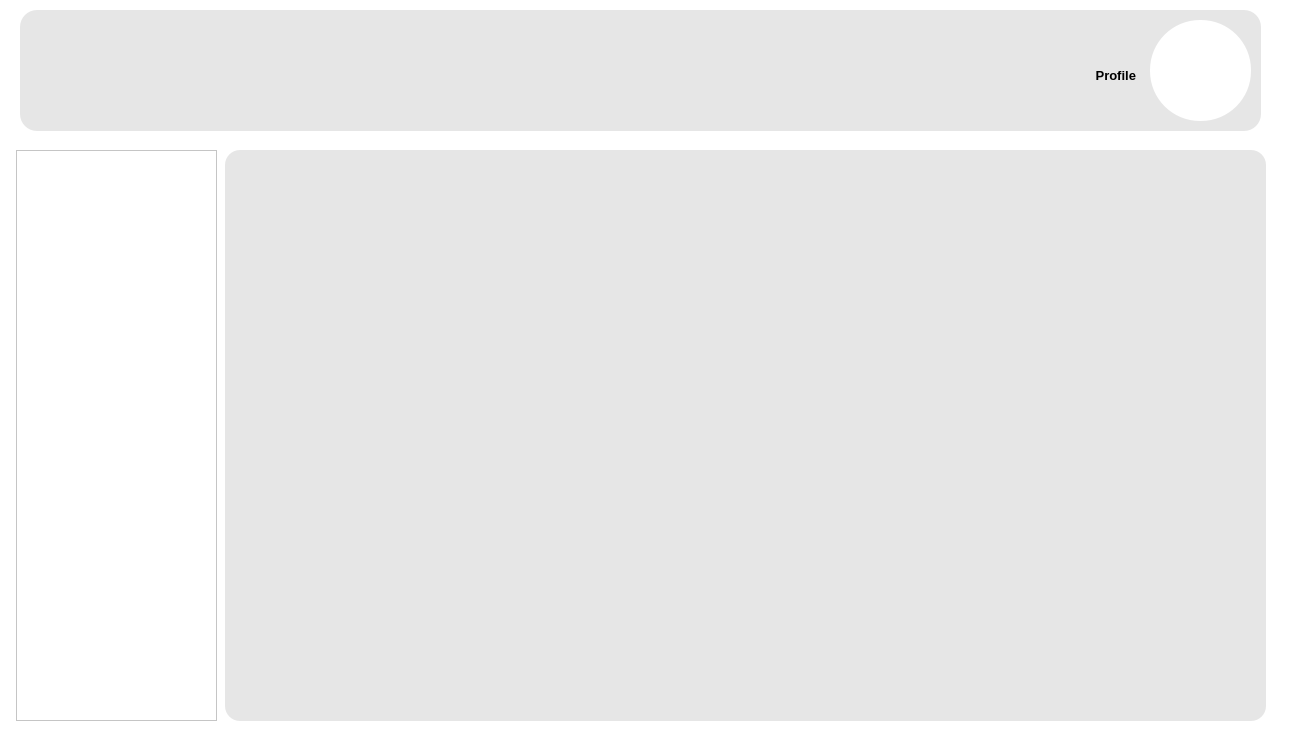
<?xml version="1.0" encoding="UTF-8"?>
<ui version="4.0">
 <class>Home</class>
 <widget class="QMainWindow" name="Home">
  <property name="geometry">
   <rect>
    <x>0</x>
    <y>0</y>
    <width>1302</width>
    <height>752</height>
   </rect>
  </property>
  <property name="windowTitle">
   <string>Home</string>
  </property>
  <property name="styleSheet">
   <string notr="true">background-color: #fff;</string>
  </property>
  <widget class="QWidget" name="centralwidget">
   <widget class="QStackedWidget" name="mainPanel">
    <property name="geometry">
     <rect>
      <x>-10</x>
      <y>140</y>
      <width>1291</width>
      <height>614</height>
     </rect>
    </property>
    <property name="styleSheet">
     <string notr="true">background-color: rgba(255, 255, 255, 255);</string>
    </property>
    <property name="currentIndex">
     <number>0</number>
    </property>
    <widget class="QWidget" name="page">
     <widget class="QStackedWidget" name="homePagePanel">
      <property name="geometry">
       <rect>
        <x>235</x>
        <y>10</y>
        <width>1041</width>
        <height>571</height>
       </rect>
      </property>
      <property name="styleSheet">
       <string notr="true">background-color: rgb(230, 230, 230);
border-radius: 15px;</string>
      </property>
      <property name="currentIndex">
       <number>-1</number>
      </property>
     </widget>
     <widget class="QFrame" name="sideBarFrame">
      <property name="geometry">
       <rect>
        <x>26</x>
        <y>10</y>
        <width>201</width>
        <height>571</height>
       </rect>
      </property>
      <property name="frameShape">
       <enum>QFrame::StyledPanel</enum>
      </property>
      <property name="frameShadow">
       <enum>QFrame::Raised</enum>
      </property>
     </widget>
    </widget>
    <widget class="QWidget" name="page_2">
     <widget class="QStackedWidget" name="loginPaneStack">
      <property name="geometry">
       <rect>
        <x>0</x>
        <y>20</y>
        <width>1291</width>
        <height>587</height>
       </rect>
      </property>
      <property name="styleSheet">
       <string notr="true">background-color: rgb(255, 255, 255);
border-radius: 20px;</string>
      </property>
      <property name="currentIndex">
       <number>1</number>
      </property>
      <widget class="QWidget" name="page_3">
       <widget class="QLabel" name="label_3">
        <property name="geometry">
         <rect>
          <x>313</x>
          <y>100</y>
          <width>611</width>
          <height>71</height>
         </rect>
        </property>
        <property name="font">
         <font>
          <pointsize>36</pointsize>
          <weight>75</weight>
          <bold>true</bold>
         </font>
        </property>
        <property name="styleSheet">
         <string notr="true">capacity: 30;</string>
        </property>
        <property name="text">
         <string>CREATE NEW ACCOUNT</string>
        </property>
        <property name="alignment">
         <set>Qt::AlignCenter</set>
        </property>
       </widget>
       <widget class="QLabel" name="label_9">
        <property name="geometry">
         <rect>
          <x>283</x>
          <y>230</y>
          <width>111</width>
          <height>41</height>
         </rect>
        </property>
        <property name="font">
         <font>
          <pointsize>12</pointsize>
         </font>
        </property>
        <property name="text">
         <string>Username: </string>
        </property>
       </widget>
       <widget class="QLabel" name="label_10">
        <property name="geometry">
         <rect>
          <x>283</x>
          <y>290</y>
          <width>111</width>
          <height>41</height>
         </rect>
        </property>
        <property name="font">
         <font>
          <pointsize>12</pointsize>
         </font>
        </property>
        <property name="text">
         <string>Password: </string>
        </property>
       </widget>
       <widget class="QLineEdit" name="signUpUname">
        <property name="geometry">
         <rect>
          <x>433</x>
          <y>230</y>
          <width>391</width>
          <height>41</height>
         </rect>
        </property>
        <property name="font">
         <font>
          <pointsize>12</pointsize>
         </font>
        </property>
        <property name="styleSheet">
         <string notr="true">background-color: rgb(230, 230, 230);
border-radius: 5px;</string>
        </property>
        <property name="placeholderText">
         <string/>
        </property>
       </widget>
       <widget class="QLabel" name="label_11">
        <property name="geometry">
         <rect>
          <x>283</x>
          <y>340</y>
          <width>111</width>
          <height>41</height>
         </rect>
        </property>
        <property name="font">
         <font>
          <pointsize>12</pointsize>
         </font>
        </property>
        <property name="text">
         <string>Re-enter:</string>
        </property>
       </widget>
       <widget class="QLineEdit" name="signUpPwTxt">
        <property name="geometry">
         <rect>
          <x>433</x>
          <y>290</y>
          <width>391</width>
          <height>41</height>
         </rect>
        </property>
        <property name="font">
         <font>
          <pointsize>12</pointsize>
         </font>
        </property>
        <property name="styleSheet">
         <string notr="true">background-color: rgb(230, 230, 230);
border-radius: 5px;</string>
        </property>
        <property name="echoMode">
         <enum>QLineEdit::Password</enum>
        </property>
       </widget>
       <widget class="QLineEdit" name="signUpPwTxt_re">
        <property name="geometry">
         <rect>
          <x>433</x>
          <y>340</y>
          <width>391</width>
          <height>41</height>
         </rect>
        </property>
        <property name="font">
         <font>
          <pointsize>12</pointsize>
         </font>
        </property>
        <property name="styleSheet">
         <string notr="true">background-color: rgb(230, 230, 230);
border-radius: 5px;</string>
        </property>
        <property name="echoMode">
         <enum>QLineEdit::Password</enum>
        </property>
       </widget>
       <widget class="QPushButton" name="signupBtn">
        <property name="geometry">
         <rect>
          <x>528</x>
          <y>430</y>
          <width>151</width>
          <height>40</height>
         </rect>
        </property>
        <property name="styleSheet">
         <string notr="true"> QPushButton#signupBtn {
	background-color: rgb(45, 18, 153);
   border-radius: 12px;  
   color: #fff;
   font-family: Inter,sans-serif;
   font-size: 1.2rem;
   font-weight: 700;
   line-height: 1;
   margin: 0;
   outline: none;
   padding: 1rem 1.2rem;
   text-align: center;
   text-decoration: none;
   white-space: nowrap;
   border: 0;
 }
QPushButton#signupBtn:hover:!pressed
{
  border: 1.5px solid rgb(55, 45, 135);
}
 QPushButton#signupBtn:hover {
 }</string>
        </property>
        <property name="text">
         <string>GO!</string>
        </property>
       </widget>
       <widget class="QCheckBox" name="signUpCBx">
        <property name="geometry">
         <rect>
          <x>843</x>
          <y>290</y>
          <width>101</width>
          <height>41</height>
         </rect>
        </property>
        <property name="text">
         <string>Show Password</string>
        </property>
       </widget>
       <widget class="QPushButton" name="cancelCreateBtn">
        <property name="geometry">
         <rect>
          <x>530</x>
          <y>480</y>
          <width>151</width>
          <height>23</height>
         </rect>
        </property>
        <property name="styleSheet">
         <string notr="true">QPushButton#newaccountBtn:hover:!pressed
{
 color: rgb(100, 100, 100);
}</string>
        </property>
        <property name="text">
         <string>Login</string>
        </property>
       </widget>
       <widget class="QLabel" name="signUpError">
        <property name="geometry">
         <rect>
          <x>380</x>
          <y>400</y>
          <width>441</width>
          <height>20</height>
         </rect>
        </property>
        <property name="styleSheet">
         <string notr="true">color: red;</string>
        </property>
        <property name="text">
         <string/>
        </property>
        <property name="alignment">
         <set>Qt::AlignCenter</set>
        </property>
       </widget>
      </widget>
      <widget class="QWidget" name="page_4">
       <widget class="QLabel" name="label">
        <property name="geometry">
         <rect>
          <x>460</x>
          <y>100</y>
          <width>271</width>
          <height>71</height>
         </rect>
        </property>
        <property name="font">
         <font>
          <pointsize>36</pointsize>
          <weight>75</weight>
          <bold>true</bold>
         </font>
        </property>
        <property name="styleSheet">
         <string notr="true">capacity: 30;</string>
        </property>
        <property name="text">
         <string>LOGIN</string>
        </property>
        <property name="alignment">
         <set>Qt::AlignCenter</set>
        </property>
       </widget>
       <widget class="QLineEdit" name="loginUnameTxt">
        <property name="geometry">
         <rect>
          <x>390</x>
          <y>210</y>
          <width>401</width>
          <height>41</height>
         </rect>
        </property>
        <property name="font">
         <font>
          <pointsize>12</pointsize>
         </font>
        </property>
        <property name="styleSheet">
         <string notr="true">background-color: rgb(230, 230, 230);
border-radius: 5px;</string>
        </property>
        <property name="alignment">
         <set>Qt::AlignCenter</set>
        </property>
        <property name="dragEnabled">
         <bool>false</bool>
        </property>
        <property name="placeholderText">
         <string>Username</string>
        </property>
       </widget>
       <widget class="QLineEdit" name="loginPwTxt">
        <property name="geometry">
         <rect>
          <x>390</x>
          <y>270</y>
          <width>401</width>
          <height>41</height>
         </rect>
        </property>
        <property name="font">
         <font>
          <pointsize>12</pointsize>
         </font>
        </property>
        <property name="styleSheet">
         <string notr="true">background-color: rgb(230, 230, 230);
border-radius: 5px;</string>
        </property>
        <property name="echoMode">
         <enum>QLineEdit::Password</enum>
        </property>
        <property name="alignment">
         <set>Qt::AlignCenter</set>
        </property>
        <property name="placeholderText">
         <string>Password</string>
        </property>
       </widget>
       <widget class="QPushButton" name="loginBtn">
        <property name="geometry">
         <rect>
          <x>515</x>
          <y>390</y>
          <width>151</width>
          <height>40</height>
         </rect>
        </property>
        <property name="styleSheet">
         <string notr="true"> QPushButton#loginBtn {
 	background-color: rgb(45, 18, 153);
   border-radius: 12px;  
   color: #fff;
   font-family: Inter,sans-serif;
   font-size: 1.2rem;
   font-weight: 700;
   line-height: 1;
   margin: 0;
   outline: none;
   padding: 1rem 1.2rem;
   text-align: center;
   text-decoration: none;
   white-space: nowrap;
   border: 0;
 }
QPushButton#loginBtn:hover:!pressed
{
  border: 1.5px solid rgb(55, 45, 135);
}
 QPushButton#loginBtn:hover {
     background-color: rgb(55, 45, 135);
 }</string>
        </property>
        <property name="text">
         <string>GO!</string>
        </property>
       </widget>
       <widget class="QCheckBox" name="checkBox">
        <property name="geometry">
         <rect>
          <x>490</x>
          <y>360</y>
          <width>201</width>
          <height>20</height>
         </rect>
        </property>
        <property name="text">
         <string>Save information for the next time.</string>
        </property>
       </widget>
       <widget class="QCheckBox" name="loginShowPwCBx">
        <property name="geometry">
         <rect>
          <x>820</x>
          <y>270</y>
          <width>101</width>
          <height>41</height>
         </rect>
        </property>
        <property name="text">
         <string>Show password</string>
        </property>
       </widget>
       <widget class="QPushButton" name="newaccountBtn">
        <property name="geometry">
         <rect>
          <x>516</x>
          <y>445</y>
          <width>151</width>
          <height>20</height>
         </rect>
        </property>
        <property name="styleSheet">
         <string notr="true">QPushButton#newaccountBtn:hover:!pressed
{
 color: rgb(100, 100, 100);
}</string>
        </property>
        <property name="text">
         <string>Create account!</string>
        </property>
       </widget>
       <widget class="QPushButton" name="cancelLoginBtn">
        <property name="geometry">
         <rect>
          <x>50</x>
          <y>520</y>
          <width>111</width>
          <height>30</height>
         </rect>
        </property>
        <property name="styleSheet">
         <string notr="true"> QPushButton#cancelLoginBtn {
   background-color: rgb(97, 31, 31);
   border-radius: 8px;  
   color: #fff;
   font-family: Inter,sans-serif;
   font-size: 1.2rem;
   font-weight: 700;
   line-height: 1;
   margin: 0;
   outline: none;
   padding: 1rem 1.2rem;
   text-align: center;
   text-decoration: none;
   white-space: nowrap;
   border: 0;
 }
QPushButton#cancelLoginBtn:hover:!pressed
{
  background-color: rgb(100, 30, 30);
}
 QPushButton#cancelLoginBtn:hover {
     background-color: rgb(147, 81, 81);
 }</string>
        </property>
        <property name="text">
         <string>BACK</string>
        </property>
       </widget>
       <widget class="QLabel" name="loginError">
        <property name="geometry">
         <rect>
          <x>373</x>
          <y>330</y>
          <width>441</width>
          <height>20</height>
         </rect>
        </property>
        <property name="styleSheet">
         <string notr="true">color: red;</string>
        </property>
        <property name="text">
         <string/>
        </property>
        <property name="alignment">
         <set>Qt::AlignCenter</set>
        </property>
       </widget>
      </widget>
     </widget>
    </widget>
    <widget class="QWidget" name="page_9">
     <widget class="QStackedWidget" name="profilePagePanel">
      <property name="geometry">
       <rect>
        <x>230</x>
        <y>20</y>
        <width>1041</width>
        <height>581</height>
       </rect>
      </property>
      <property name="styleSheet">
       <string notr="true">background-color: rgb(230, 230, 230);
 border-radius: 15px;</string>
      </property>
      <property name="currentIndex">
       <number>-1</number>
      </property>
     </widget>
     <widget class="QFrame" name="sideBarProfile">
      <property name="geometry">
       <rect>
        <x>20</x>
        <y>20</y>
        <width>201</width>
        <height>531</height>
       </rect>
      </property>
      <property name="frameShape">
       <enum>QFrame::StyledPanel</enum>
      </property>
      <property name="frameShadow">
       <enum>QFrame::Raised</enum>
      </property>
     </widget>
     <widget class="QPushButton" name="backToHomeBtn">
      <property name="geometry">
       <rect>
        <x>60</x>
        <y>570</y>
        <width>111</width>
        <height>30</height>
       </rect>
      </property>
      <property name="styleSheet">
       <string notr="true"> QPushButton#backToHomeBtn {
   background-color: rgb(97, 31, 31);
   border-radius: 8px;  
   color: #fff;
   font-family: Inter,sans-serif;
   font-size: 1.2rem;
   font-weight: 700;
   line-height: 1;
   margin: 0;
   outline: none;
   padding: 1rem 1.2rem;
   text-align: center;
   text-decoration: none;
   white-space: nowrap;
   border: 0;
 }
QPushButton#backToHomeBtn:hover:!pressed
{
  background-color: rgb(100, 30, 30);
}
 QPushButton#backToHomeBtn:hover {
     background-color: rgb(147, 81, 81);
 }</string>
      </property>
      <property name="text">
       <string>Home</string>
      </property>
     </widget>
    </widget>
   </widget>
   <widget class="QFrame" name="navigatorBar">
    <property name="geometry">
     <rect>
      <x>20</x>
      <y>10</y>
      <width>1241</width>
      <height>121</height>
     </rect>
    </property>
    <property name="styleSheet">
     <string notr="true">background-color: rgb(230, 230, 230);
 border-radius: 17px;</string>
    </property>
    <property name="frameShape">
     <enum>QFrame::StyledPanel</enum>
    </property>
    <property name="frameShadow">
     <enum>QFrame::Raised</enum>
    </property>
    <widget class="QPushButton" name="sessionInfoBtn">
     <property name="geometry">
      <rect>
       <x>1075</x>
       <y>40</y>
       <width>171</width>
       <height>41</height>
      </rect>
     </property>
     <property name="font">
      <font>
       <weight>75</weight>
       <bold>true</bold>
      </font>
     </property>
     <property name="styleSheet">
      <string notr="true">background-color: rgb(230, 230, 230);
border: 0px;</string>
     </property>
     <property name="text">
      <string>LOGIN</string>
     </property>
    </widget>
    <widget class="QLabel" name="avtLbl">
     <property name="geometry">
      <rect>
       <x>1130</x>
       <y>10</y>
       <width>101</width>
       <height>101</height>
      </rect>
     </property>
     <property name="styleSheet">
      <string notr="true">border-radius: 50%;
height: 50px;
width: 50px;
background-color: rgba(255, 255, 255, 255);</string>
     </property>
     <property name="text">
      <string/>
     </property>
    </widget>
    <widget class="QComboBox" name="sessionCbb">
     <property name="geometry">
      <rect>
       <x>950</x>
       <y>50</y>
       <width>171</width>
       <height>31</height>
      </rect>
     </property>
     <property name="font">
      <font>
       <pointsize>10</pointsize>
       <weight>75</weight>
       <bold>true</bold>
      </font>
     </property>
     <property name="layoutDirection">
      <enum>Qt::RightToLeft</enum>
     </property>
     <property name="styleSheet">
      <string notr="true">QComboBox::drop-down {
	subcontrol-origin: padding;
	subcontrol-position: top right;
	width: 20px;

	border-top-right-radius: 3px;
	border-bottom-right-radius: 3px;
}
QComboBox::down-arrow {
	border: 0px;
}
QComboBox::indicator{
    border: none;
}</string>
     </property>
     <property name="placeholderText">
      <string/>
     </property>
     <item>
      <property name="text">
       <string>Profile</string>
      </property>
     </item>
     <item>
      <property name="text">
       <string>Logout</string>
      </property>
     </item>
    </widget>
    <widget class="QLabel" name="favicon">
     <property name="geometry">
      <rect>
       <x>50</x>
       <y>10</y>
       <width>440</width>
       <height>96</height>
      </rect>
     </property>
     <property name="text">
      <string/>
     </property>
    </widget>
   </widget>
  </widget>
 </widget>
 <resources/>
 <connections/>
</ui>
